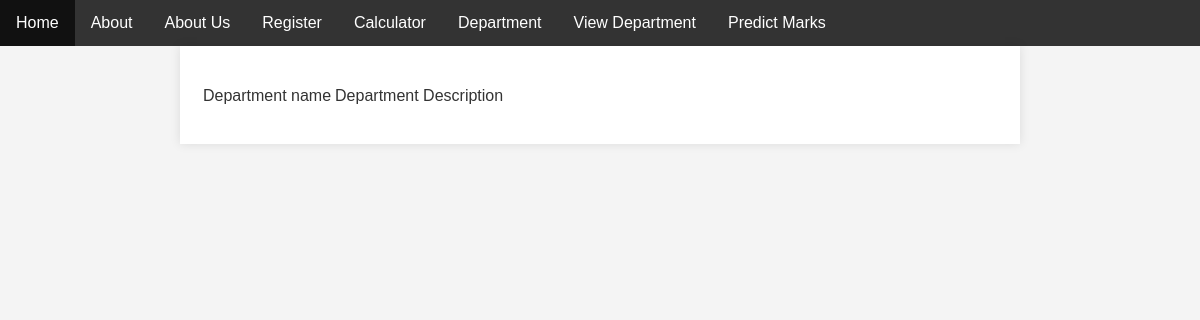
Page /deptview/ on the earlier database version.
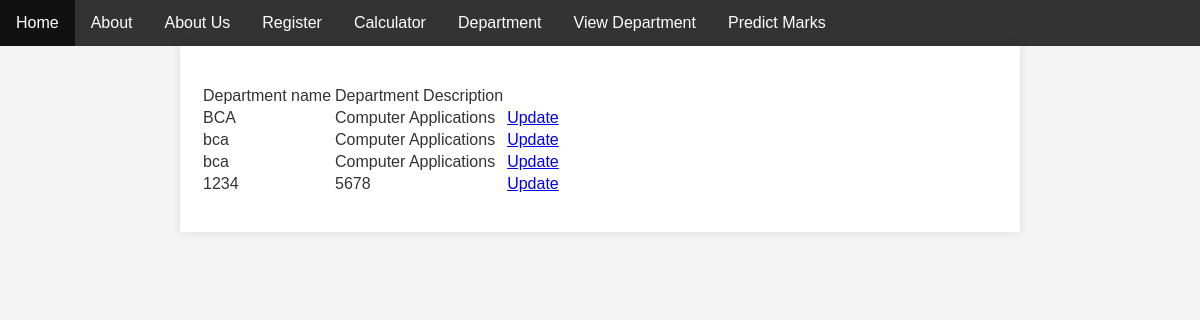
Same page on the later database version.
### basics/models.py (models this page shows)
class StudentDepartment(models.Model):
    DEPT_NAME = models.CharField(max_length=500)
    DEPT_DESC = models.CharField(max_length=500)

### basics/views.py (the view)
# urls.py: path('deptview/',departmentview,name="departmentview"),
def departmentview(request):
    getdepartments=StudentDepartment.objects.all()
    return render(request,'departmentview.html',context={'getdepartments':getdepartments})

### basics/templates/departmentview.html (shortened to what this page needs)
<html>
    <head>
    </head>
    <body>
        {% extends 'index.html'%}
        {% block content%}
        <form method = "POST">
            <br/>
            <table>
                <tr>
                    <td>Department name</td>
                    <td>Department Description</td>
                </tr>
                {% for department in getdepartments%}
                <tr>
                    <td>{{ department.DEPT_NAME }}</td>
                    <td>{{department.DEPT_DESC}}</td>
                    <td><a href="/departmentupdate/{{department.id}}">Update</a></td>
                </tr>
                {% endfor%}
            </table>
        </form>
        {% endblock %}

Differences in the rows shown:
added StudentDepartment: DEPT_NAME "BCA", DEPT_DESC "Computer Applications"
added StudentDepartment: DEPT_NAME "bca", DEPT_DESC "Computer Applications"
added StudentDepartment: DEPT_NAME "bca", DEPT_DESC "Computer Applications"
added StudentDepartment: DEPT_NAME "1234", DEPT_DESC "5678"
